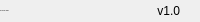
              <widget class="QFrame" name="bottomBar">
               <property name="minimumSize">
                <size>
                 <width>0</width>
                 <height>22</height>
                </size>
               </property>
               <property name="maximumSize">
                <size>
                 <width>16777215</width>
                 <height>22</height>
                </size>
               </property>
               <property name="frameShape">
                <enum>QFrame::NoFrame</enum>
               </property>
               <property name="frameShadow">
                <enum>QFrame::Raised</enum>
               </property>
               <layout class="QHBoxLayout" name="horizontalLayout_5">
                <property name="spacing">
                 <number>0</number>
                </property>
                <property name="leftMargin">
                 <number>0</number>
                </property>
                <property name="topMargin">
                 <number>0</number>
                </property>
                <property name="rightMargin">
                 <number>0</number>
                </property>
                <property name="bottomMargin">
                 <number>0</number>
                </property>
                <item>
                 <widget class="QLabel" name="creditsLabel">
                  <property name="maximumSize">
                   <size>
                    <width>16777215</width>
                    <height>16</height>
                   </size>
                  </property>
                  <property name="font">
                   <font>
                    <pointsize>-1</pointsize>
                    <italic>false</italic>
                    <bold>false</bold>
                   </font>
                  </property>
                  <property name="text">
                   <string>By: Michael  Tallada</string>
                  </property>
                  <property name="alignment">
                   <set>Qt::AlignLeading|Qt::AlignLeft|Qt::AlignVCenter</set>
                  </property>
                 </widget>
                </item>
                <item>
                 <widget class="QLabel" name="version">
                  <property name="text">
                   <string>v1.0</string>
                  </property>
                  <property name="alignment">
                   <set>Qt::AlignRight|Qt::AlignTrailing|Qt::AlignVCenter</set>
                  </property>
                 </widget>
                </item>
                <item>
                 <widget class="QFrame" name="frame_size_grip">
                  <property name="minimumSize">
                   <size>
                    <width>20</width>
                    <height>0</height>
                   </size>
                  </property>
                  <property name="maximumSize">
                   <size>
                    <width>20</width>
                    <height>16777215</height>
                   </size>
                  </property>
                  <property name="frameShape">
                   <enum>QFrame::NoFrame</enum>
                  </property>
                  <property name="frameShadow">
                   <enum>QFrame::Raised</enum>
                  </property>
                 </widget>
                </item>
               </layout>
              </widget>
